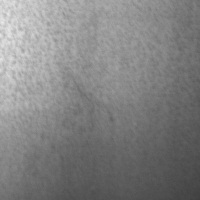
#> input picture yolo-cases/steel_data/test/images/1407.jpg, 200 x 200 px; its folder holds only this picture in this run
$ python augmentation_demo.py --image yolo-cases/steel_data/test/images/1407.jpg
#> lines starting #> are read from the running program, lines starting #| are printed output that depends on the picture
# -*- coding: utf-8 -*-
"""
数据增强可视化示例
展示各种数据增强技术对钢铁缺陷图片的效果, 帮助理解增强原理

用法:
    python augmentation_demo.py
    python augmentation_demo.py --image yolo-cases/steel_data/train/images/1.jpg
"""

import os
import random
import numpy as np
import matplotlib.pyplot as plt
from PIL import Image, ImageEnhance, ImageFilter, ImageDraw

plt.rcParams['font.sans-serif'] = ['SimHei', 'Microsoft YaHei']
plt.rcParams['axes.unicode_minus'] = False

BASE_DIR = os.path.dirname(os.path.abspath(__file__))
IMAGES_DIR = os.path.join(BASE_DIR, "yolo-cases", "steel_data", "train", "images")
LABELS_DIR = os.path.join(BASE_DIR, "yolo-cases", "steel_data", "train", "labels")
OUTPUT_DIR = os.path.join(BASE_DIR, "augmentation_output")

CLASS_NAMES = {
    0: "crazing(龟裂)", 1: "inclusion(夹杂)", 2: "pitted_surface(点蚀)",
    3: "scratches(划痕)", 4: "patches(斑块)", 5: "rolled-in_scale(氧化铁皮压入)",
}


# ========================================================================
# 基础增强函数 (纯 PIL 实现, 不依赖额外库)
# ========================================================================

def augment_horizontal_flip(img):
    """水平翻转: 缺陷可能出现在左右任意位置"""
    return img.transpose(Image.FLIP_LEFT_RIGHT)


def augment_vertical_flip(img):
    """垂直翻转: 钢铁表面缺陷方向不固定"""
    return img.transpose(Image.FLIP_TOP_BOTTOM)


def augment_rotate_90(img):
    """旋转90度: 增加方向多样性, 划痕可以是水平/垂直/斜向"""
    return img.rotate(90, expand=False)


def augment_rotate_random(img):
    """随机小角度旋转: 模拟相机轻微偏转"""
    angle = random.uniform(-20, 20)
    return img.rotate(angle, fillcolor=128, expand=False)


def augment_brightness(img):
    """亮度调整: 模拟光照变化, 工业相机光源不稳定"""
    factor = random.uniform(0.6, 1.4)
    return ImageEnhance.Brightness(img).enhance(factor)


def augment_contrast(img):
    """对比度调整: 增强缺陷可见性, 有些缺陷与背景对比度很低"""
    factor = random.uniform(0.6, 1.5)
    return ImageEnhance.Contrast(img).enhance(factor)


def augment_gaussian_noise(img):
    """高斯噪声: 模拟传感器噪声, 增加模型鲁棒性"""
    arr = np.array(img, dtype=np.float32)
    noise = np.random.normal(0, 15, arr.shape)
    arr = np.clip(arr + noise, 0, 255).astype(np.uint8)
    return Image.fromarray(arr)


def augment_blur(img):
    """模糊: 模拟相机失焦或运动模糊"""
    return img.filter(ImageFilter.GaussianBlur(radius=1.5))


def augment_sharpen(img):
    """锐化: 增强缺陷边缘, 使裂纹/划痕更清晰"""
    return img.filter(ImageFilter.SHARPEN)


def augment_random_erasing(img):
    """随机擦除: 遮挡部分区域, 迫使模型学习更多特征而非记忆"""
    arr = np.array(img).copy()
    h, w = arr.shape[:2]
    # 随机擦除1-3个小区域
    for _ in range(random.randint(1, 3)):
        eh = random.randint(h // 8, h // 4)
        ew = random.randint(w // 8, w // 4)
        ey = random.randint(0, h - eh)
        ex = random.randint(0, w - ew)
        arr[ey:ey + eh, ex:ex + ew] = random.randint(0, 255)
    return Image.fromarray(arr)


# [34 lines left out: functions augment_cutout, augment_hsv_shift, not called in this run]


def augment_scale(img):
    """缩放: 模拟不同拍摄距离, 缺陷大小变化"""
    w, h = img.size
    scale = random.uniform(0.7, 1.3)
    new_w, new_h = int(w * scale), int(h * scale)
    scaled = img.resize((new_w, new_h), Image.LANCZOS)

    # 中心裁剪或填充回原始尺寸
    result = Image.new(img.mode, (w, h), 128)
    paste_x = (w - new_w) // 2
    paste_y = (h - new_h) // 2
    if scale < 1:
        result.paste(scaled, (paste_x, paste_y))
    else:
        crop_x = (new_w - w) // 2
        crop_y = (new_h - h) // 2
        result = scaled.crop((crop_x, crop_y, crop_x + w, crop_y + h))

    return result


# ========================================================================
# Mosaic 数据增强 (YOLO 的核心增强技术)
# ========================================================================

def augment_mosaic(images_dir, exclude_name=None):
    """
    Mosaic 数据增强: 将4张图拼成1张
    这是 YOLO 系列最重要的数据增强技术之一

    优点:
    1. 一张训练图中包含4种不同场景, 大幅增加数据多样性
    2. 增强 BatchNorm 的效果 (相当于变相增大 batch size)
    3. 小目标出现概率提高, 提升小目标检测能力
    """
    all_images = [f for f in os.listdir(images_dir) if f.endswith(('.jpg', '.png'))]
    if exclude_name:
        all_images = [f for f in all_images if f != exclude_name]

    if len(all_images) < 4:
        return None

    selected = random.sample(all_images, 4)
    target_size = 200

    mosaic = Image.new('RGB', (target_size * 2, target_size * 2))

    for i, img_name in enumerate(selected):
        img = Image.open(os.path.join(images_dir, img_name)).convert('RGB')
        img = img.resize((target_size, target_size), Image.LANCZOS)
        row, col = divmod(i, 2)
        mosaic.paste(img, (col * target_size, row * target_size))

    return mosaic


# ========================================================================
# 可视化展示
# ========================================================================

def demo_single_augmentations(image_path, output_dir):
    """展示单张图片的各种增强效果"""
#> called with output_dir = 'augmentation_output'
    img = Image.open(image_path).convert('RGB')
#> img is the input picture: PIL image 200x200 RGB; min 62, max 236, mean 129.5
    basename = os.path.splitext(os.path.basename(image_path))[0]

    # 读取标注信息
    label_path = os.path.join(LABELS_DIR, f"{basename}.txt")
    class_info = ""
    if os.path.exists(label_path):
        with open(label_path, "r") as f:
            lines = f.readlines()
            cls_ids = set()
            for line in lines:
                parts = line.strip().split()
                if parts:
                    cls_ids.add(int(parts[0]))
            class_info = ", ".join([CLASS_NAMES.get(c, str(c)) for c in cls_ids])

    augmentations = [
        ("原图", None, f"原始钢铁表面图片\n缺陷类型: {class_info}"),
        ("水平翻转", augment_horizontal_flip,
         "缺陷可能出现在左右任意位置\n水平翻转不改变缺陷特征"),
        ("垂直翻转", augment_vertical_flip,
         "钢铁缺陷方向不固定\n垂直翻转增加方向多样性"),
        ("旋转90度", augment_rotate_90,
         "划痕可以是水平/垂直/斜向\n旋转让模型学习各种方向"),
        ("随机旋转", augment_rotate_random,
         "模拟相机轻微偏转\n小角度旋转(-20度~+20度)"),
        ("亮度调整", augment_brightness,
         "模拟光照变化\n工业相机光源可能不稳定"),
        ("对比度调整", augment_contrast,
         "增强缺陷可见性\n有些缺陷与背景对比度很低"),
        ("高斯噪声", augment_gaussian_noise,
         "模拟传感器噪声\n增加模型鲁棒性"),
        ("模糊", augment_blur,
         "模拟相机失焦\n让模型不依赖清晰边缘"),
        ("锐化", augment_sharpen,
         "增强缺陷边缘\n使裂纹/划痕更清晰"),
        ("随机擦除", augment_random_erasing,
         "随机遮挡部分区域\n迫使模型学习更多特征"),
        ("缩放变换", augment_scale,
         "模拟不同拍摄距离\n缺陷在图中大小变化"),
    ]

    rows = 3
    cols = 4
    fig, axes = plt.subplots(rows, cols, figsize=(16, 12))
    fig.suptitle(f"数据增强效果展示 - {basename}", fontsize=16, fontweight='bold')

    for idx, (name, aug_fn, desc) in enumerate(augmentations):
        row, col = divmod(idx, cols)
        ax = axes[row, col]

        if aug_fn is None:
            display_img = img
        else:
            display_img = aug_fn(img.copy())

        ax.imshow(display_img)
        ax.set_title(name, fontsize=11, fontweight='bold')
        ax.set_xlabel(desc, fontsize=8, color='gray')
        ax.set_xticks([])
        ax.set_yticks([])
#> this loop made 12 passes
#> pass 3, in demo_single_augmentations, `display_img = aug_fn(img.copy())`:
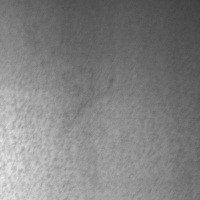
#> display_img: PIL image 200x200 RGB; min 62, max 236, mean 129.5

    plt.tight_layout()
    out_path = os.path.join(output_dir, f"augmentation_demo_{basename}.png")
    plt.savefig(out_path, dpi=150, bbox_inches='tight')
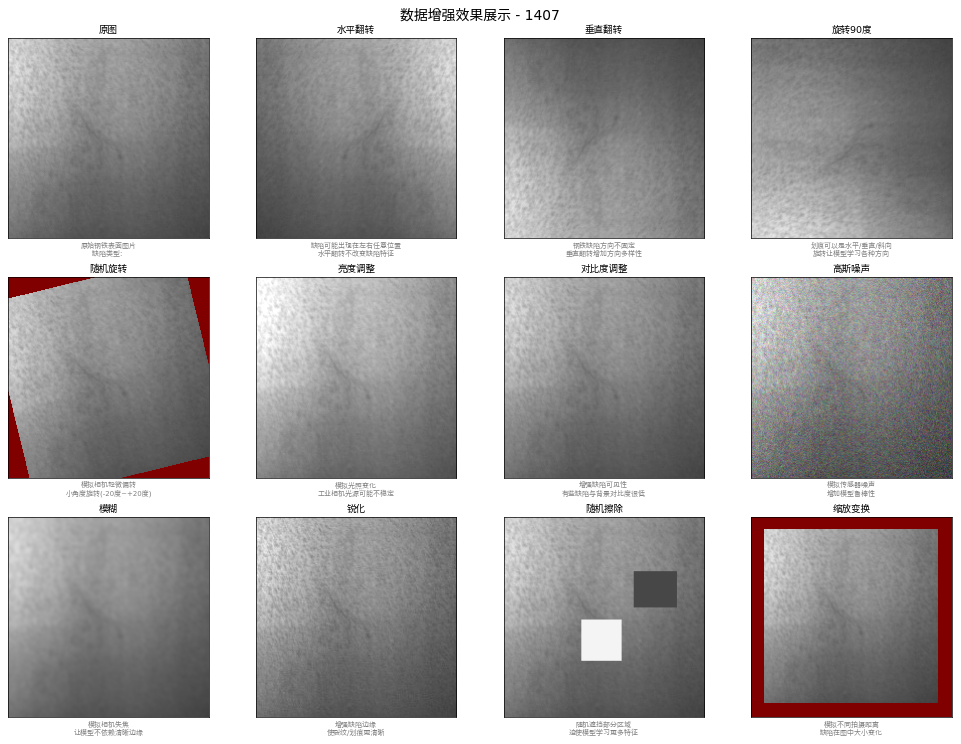
#> figure drawn by matplotlib, 12 panels
    plt.close()
    print(f"[OK] 单图增强展示 -> {out_path}")


def demo_mosaic(images_dir, output_dir):
    """展示 Mosaic 数据增强效果"""
    fig, axes = plt.subplots(1, 3, figsize=(18, 6))
    fig.suptitle("Mosaic 数据增强 - YOLO 核心增强技术", fontsize=16, fontweight='bold')

    for i in range(3):
        mosaic = augment_mosaic(images_dir)
        if mosaic is not None:
            axes[i].imshow(mosaic)
            axes[i].set_title(f"Mosaic 样本 {i + 1}", fontsize=12)
            axes[i].set_xlabel("4张图拼成1张, 增加数据多样性\n提升小目标检测能力", fontsize=9, color='gray')
            axes[i].set_xticks([])
            axes[i].set_yticks([])

    plt.tight_layout()
    out_path = os.path.join(output_dir, "mosaic_demo.png")
    plt.savefig(out_path, dpi=150, bbox_inches='tight')
    plt.close()
    print(f"[OK] Mosaic增强展示 -> {out_path}")


def demo_augmentation_comparison(images_dir, output_dir):
    """对比: 同一张图经过多次随机增强, 每次结果都不同"""
#> called with images_dir = 'yolo-cases/steel_data/train/images', output_dir = 'augmentation_output'
    all_images = [f for f in os.listdir(images_dir) if f.endswith(('.jpg', '.png'))]
    if not all_images:
        print("[!] 图片目录为空")
        return

    img_name = random.choice(all_images)
    img = Image.open(os.path.join(images_dir, img_name)).convert('RGB')
    basename = os.path.splitext(img_name)[0]

    fig, axes = plt.subplots(2, 5, figsize=(20, 8))
    fig.suptitle(f"随机增强组合 - 同一张图每次增强结果不同 ({img_name})",
                 fontsize=14, fontweight='bold')

    all_augments = [
        augment_horizontal_flip, augment_vertical_flip,
        augment_rotate_random, augment_brightness, augment_contrast,
        augment_gaussian_noise, augment_blur, augment_random_erasing,
        augment_scale,
    ]

    # 第一行: 原图 + 单次增强
    axes[0, 0].imshow(img)
    axes[0, 0].set_title("原图", fontsize=11, fontweight='bold')
    axes[0, 0].set_xticks([])
    axes[0, 0].set_yticks([])

    for i in range(1, 5):
        aug_fn = random.choice(all_augments)
        augmented = aug_fn(img.copy())
        axes[0, i].imshow(augmented)
        axes[0, i].set_title(f"单次增强 {i}", fontsize=10)
        axes[0, i].set_xticks([])
        axes[0, i].set_yticks([])
#> this loop made 4 passes
#> pass 1, in demo_augmentation_comparison, `augmented = aug_fn(img.copy())`:
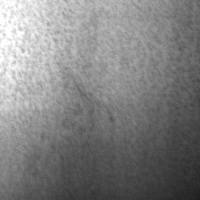
#> augmented: PIL image 200x200 RGB; min 28, max 255, mean 128.7
#> pass 2, in augment_scale (call 2), `result = scaled.crop((crop_x, crop_y, crop_x + w, crop_y + h))`:
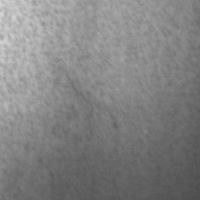
#> result: PIL image 200x200 RGB; min 77, max 213, mean 129.9

    # 第二行: 组合增强 (连续应用多个增强)
    for i in range(5):
        combined = img.copy()
        applied = []
        n_augs = random.randint(2, 4)
        selected_augs = random.sample(all_augments, n_augs)
        for aug_fn in selected_augs:
            combined = aug_fn(combined)
            applied.append(aug_fn.__name__.replace("augment_", ""))

        axes[1, i].imshow(combined)
        label = "+".join(applied[:2])
        if len(applied) > 2:
            label += f"+{len(applied) - 2}more"
        axes[1, i].set_title(f"组合增强", fontsize=10)
        axes[1, i].set_xlabel(label, fontsize=7, color='gray')
        axes[1, i].set_xticks([])
        axes[1, i].set_yticks([])
#> this loop made 5 passes
#> label on passes 1, 2, 5: 'gaussian_noise+random_erasing+2more', 'horizontal_flip+vertical_flip+2more', 'scale+contrast+2more'
#> label on pass 3: 'horizontal_flip+random_erasing+2more'
#> pass 1, in augment_gaussian_noise (call 2), `arr = np.clip(arr + noise, 0, 255).astype(np.uint8)`:
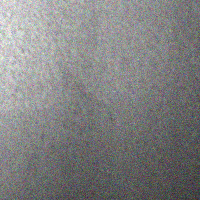
#> arr: shape (200, 200, 3); mean R, G, B 129, 129, 129.1
#> pass 2, in augment_gaussian_noise (call 3), `arr = np.clip(arr + noise, 0, 255).astype(np.uint8)`:
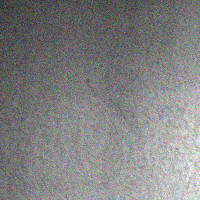
#> arr: shape (200, 200, 3); mean R, G, B 129, 129.1, 128.9

    plt.tight_layout()
    out_path = os.path.join(output_dir, f"augmentation_comparison_{basename}.png")
    plt.savefig(out_path, dpi=150, bbox_inches='tight')
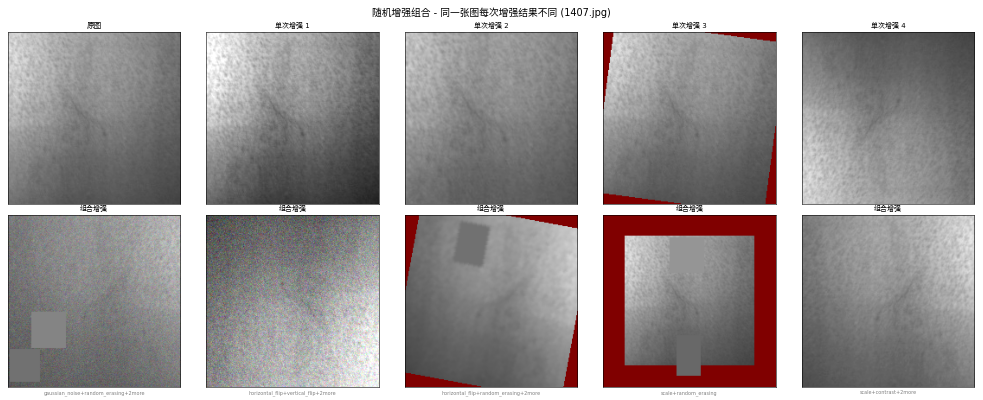
#> figure drawn by matplotlib, 10 panels
    plt.close()
    print(f"[OK] 增强组合对比 -> {out_path}")


def demo_why_augmentation_matters(images_dir, labels_dir, output_dir):
    """
    展示: 为什么数据增强对钢铁缺陷检测特别重要

    钢铁缺陷数据集的三大挑战:
    1. 类内差异大: 同类缺陷外观差异很大 (如划痕可以水平/垂直/斜向)
    2. 类间相似: 不同类缺陷看起来相似 (如龟裂和点蚀)
    3. 数据量少: 每类只有200多张, 远不够深度学习模型的需求
    """
    from collections import defaultdict

    # 按类别收集样本
    class_samples = defaultdict(list)
#> (the run stopped early here; a loop or call above may not have finished)
